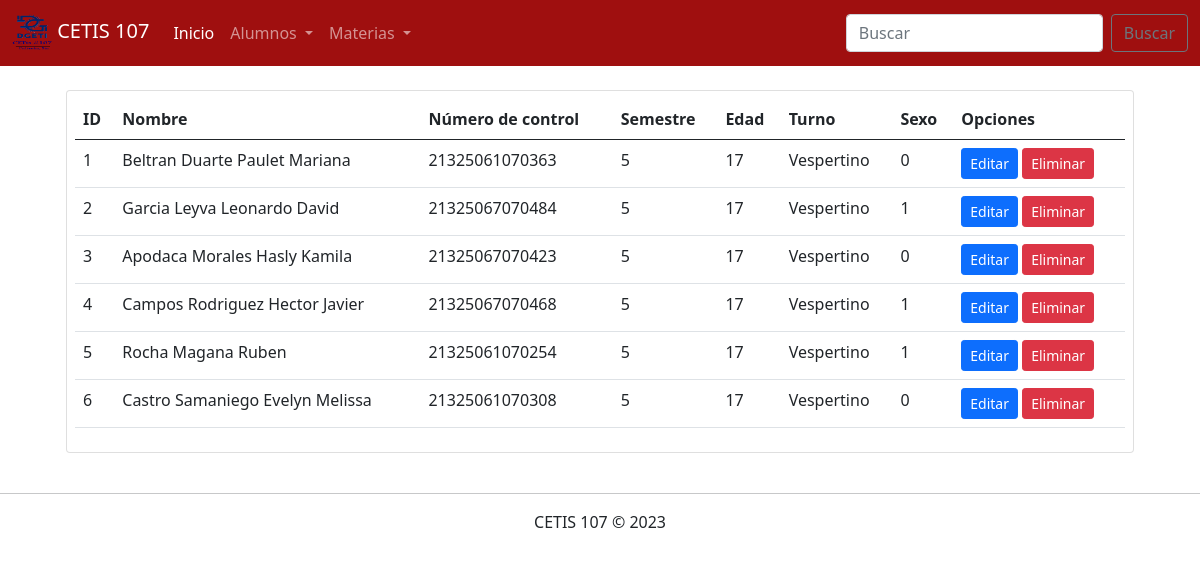
/Parcial3/consultarAlumnos.php, run on an earlier commit of the app's database.
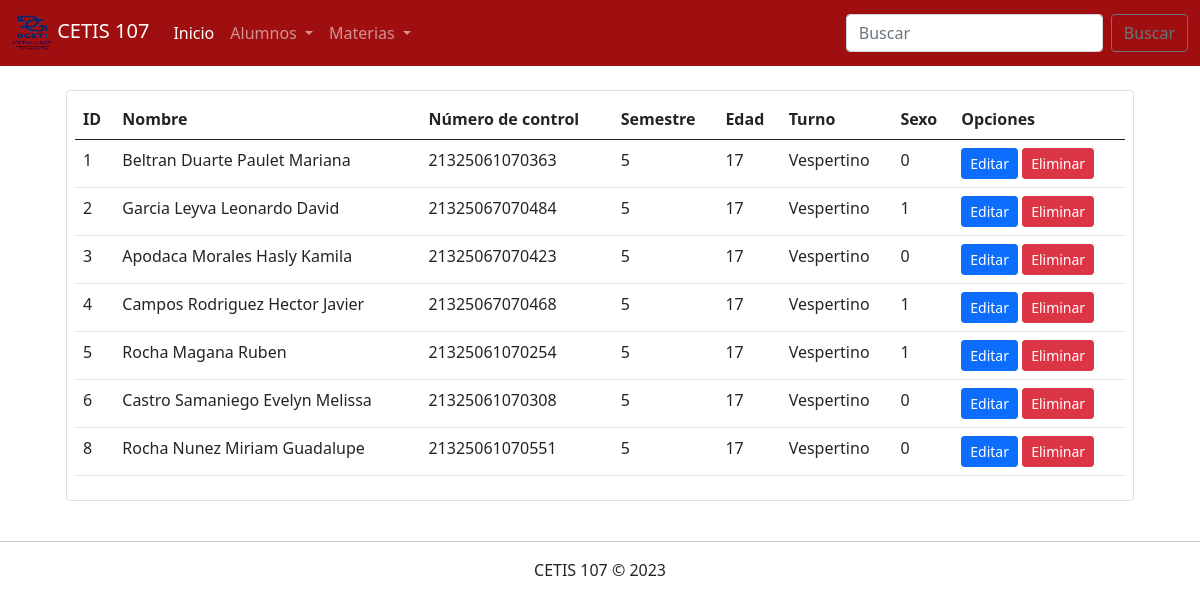
And on a later commit of the database.
### tables this page shows
CREATE TABLE `alumnos` (
  `id` int(11) NOT NULL,
  `nombre` varchar(100) NOT NULL,
  `numero_control` varchar(30) NOT NULL,
  `semestre` int(11) NOT NULL,
  `edad` int(11) NOT NULL,
  `turno` varchar(10) NOT NULL,
  `sexo` tinyint(4) NOT NULL
);

### Parcial3/consultarAlumnos.php (the view, shortened to what this page needs)
<!DOCTYPE html>
<html lang="en">
<head>
    <link rel="stylesheet" href="css/bootstrap.css">
</head>
<body>
    <?php
        include 'menu.php';
        include 'conexion.php';
        $sql = "SELECT * FROM alumnos";
        $datos = $conexion->query($sql);
    ?>
    <div class="container">
        <div class="row">
            <div class="col-12">
                <?php if($datos->num_rows > 0) { ?>
                <div class="table-responsive card m-4 p-2">
                    <table class="table table-hover">
                        <thead>
                            <tr>
                                <th>ID</th>
                                <th>Nombre</th>
                                <th>Número de control</th>
                                <th>Semestre</th>
                                <th>Edad</th>
                                <th>Turno</th>
                                <th>Sexo</th>
                                <th>Opciones</th>
                            </tr>
                        </thead>
                        <tbody>
                            <?php while($registro = $datos->fetch_assoc()){ ?>
                                <tr>
                                    <td><?php echo $registro["id"]; ?></td>
                                    <td><?php echo $registro["nombre"]; ?></td>
                                    <td><?php echo $registro["numero_control"]; ?></td>
                                    <td><?php echo $registro["semestre"]; ?></td>
                                    <td><?php echo $registro["edad"]; ?></td>
                                    <td><?php echo $registro["turno"]; ?></td>
                                    <td><?php echo $registro["sexo"]; ?></td>
                                    <td>
                                        <a href="editarAlumno.php?id=<?php echo $registro["id"]; ?>"  class="btn btn-sm btn-primary">Editar</a>
                                        <a href="eliminarAlumno.php?id=<?php echo $registro["id"]; ?>" class="btn btn-sm btn-danger">Eliminar</a>
                                    </td>
                                </tr>
                            <?php } ?>
                        </tbody>
                    </table>
                </div>
                <?php } else { ?>
                    <h2 class="m-4">No existe datos de alumnos en la base e datos</h2>
                <?php } ?>
            </div>
        </div>
    </div>
    <footer class="text-center">
        <hr>
        CETIS 107 &copy; 2023
    </footer>
</body>
</html>

### Parcial3/menu.php (shortened to what this page needs)
<nav class="navbar navbar-expand-lg navbar-dark" style="background-color: #9F0F0F;">
  <div class="container-fluid">
  <a class="navbar-brand" href="home.php">
  <img src="logocetis.png" alt="" width="40px" height="40px" class="d-inline-block aling-text-top">
    CETIS 107
  </a>
    <div class="collapse navbar-collapse" id="navbarSupportedContent">
      <ul class="navbar-nav me-auto mb-2 mb-lg-0">
        <li class="nav-item">
          <a class="nav-link active" aria-current="page" href="inicio.php">Inicio</a>
        </li>
        <li class="nav-item dropdown">
          <a class="nav-link dropdown-toggle" href="#" id="navbarDropdown" role="button" data-bs-toggle="dropdown" aria-expanded="false">
            Alumnos
          </a>
        </li>
        <li class="nav-item dropdown">
          <a class="nav-link dropdown-toggle" href="#" id="navbarDropdown" role="button" data-bs-toggle="dropdown" aria-expanded="false">
            Materias
          </a>
        </li>
      </ul>
      <form class="d-flex">
        <input class="form-control me-2" type="search" placeholder="Buscar" aria-label="Search">
        <button class="btn btn-outline-secondary" type="submit">Buscar</button>
      </form>
    </div>
  </div>
</nav>

What changed in the data, as far as the page shows it:
added alumnos: id "8", nombre "Rocha Nunez Miriam Guadalupe", numero_control "21325061070551", semestre "5", edad "17", turno "Vespertino", sexo "0"
